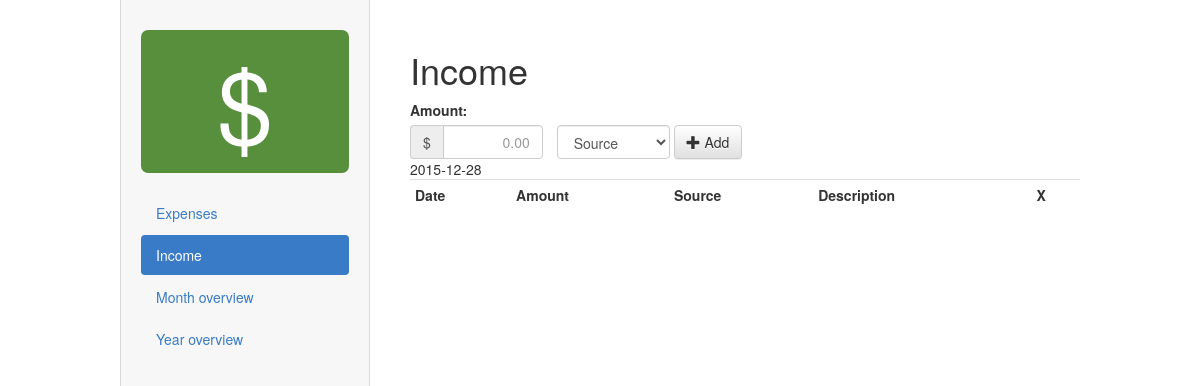
Page /income/ on the earlier database version.
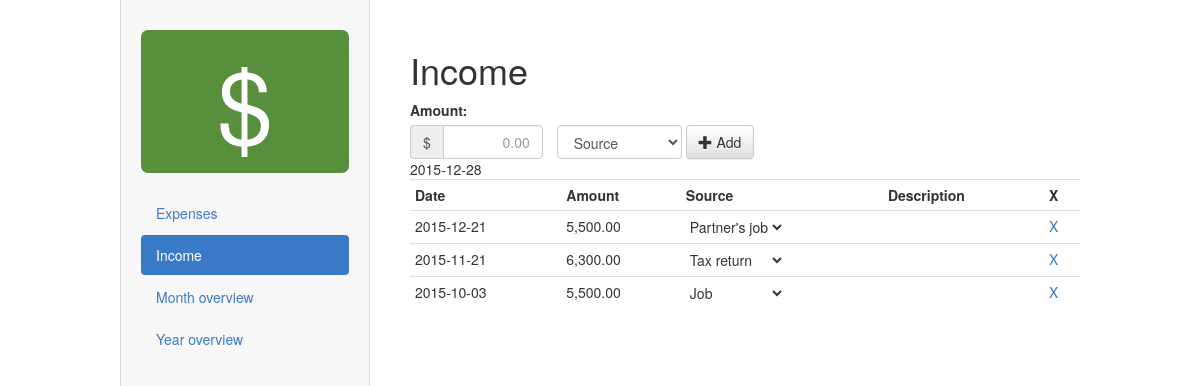
Same page on the later database version.
### models.py (models this page shows)
class IncomeItem(Base):
  __tablename__ = 'income'
  id = Column(Integer, primary_key = True)
  date = Column(String(10), nullable = False)
  amount = Column(Integer, nullable = False)
  source_id = Column(Integer, ForeignKey('income_sources.id'))
  source = relationship(IncomeSource)
  description = Column(String(50))

class IncomeSource(Base):
  __tablename__ = 'income_sources'
  id = Column(Integer, primary_key = True)
  name = Column(String(30), nullable = False)

### views.py (the view)
@app.route('/income/', methods = ['GET','POST'])
def Income():
  start_date = n_months_ago(2).strftime("%Y-%m-%d")
  current_date = datetime.now().strftime("%Y-%m-%d")
  if request.method == 'POST':
    if request.form['command'] == 'delete':
      deleted_id = request.form['id']
      deletedItem = session.query(IncomeItem).filter_by(id=deleted_id).one()
      session.delete(deletedItem)
      session.commit()
      print "Deleted row " + deleted_id
      allIncomeRows = getAllIncomeRows(start_date, current_date)
      allSourceRows = session.query(IncomeSource).all()
      return render_template('income_table.html',
                             allIncomeRows = allIncomeRows,
                             allSourceRows = allSourceRows)
    elif request.form['command'] == 'insert':
      input_date = request.form['date']
      input_amount = request.form['amount']
      input_source = request.form['source']
      input_description = request.form['description']
      incomeItem = IncomeItem(date = input_date,
                              amount = input_amount,
                              source_id = input_source,
                              description = input_description)
      session.add(incomeItem)
      session.commit()
      print "Inserted row %s | %s | %s | %s" % (input_date,
                                                input_amount,
                                                input_source,
                                                input_description)
      allIncomeRows = getAllIncomeRows(start_date, current_date)
      allSourceRows = session.query(IncomeSource).all()
      return render_template('income_table.html',
                              allIncomeRows = allIncomeRows,
                              allSourceRows = allSourceRows)
    elif request.form['command'] == 'update':
      input_id = request.form['id']
      input_field = request.form['field']
      input_value = request.form['value']
      row = session.query(IncomeItem).filter_by(id=input_id).one()
      if input_field == 'date':
        row.date = input_value
      elif input_field == 'amount':
        row.amount = input_value
      elif input_field == 'source':
        row.source_id = input_value
      elif input_field == 'description':
        row.description = input_value
      session.commit()
      print "Updated row %s" % str(input_id)
      allIncomeRows = getAllIncomeRows(start_date, current_date)
      allSourceRows = session.query(IncomeSource).all()
      return render_template('income_table.html',
                              allIncomeRows = allIncomeRows,
                              allSourceRows = allSourceRows)
  else: # normal GET request
    allIncomeRows = getAllIncomeRows(start_date, current_date)
    allSourceRows = session.query(IncomeSource).all()
    return render_template('income.html',
                           allIncomeRows = allIncomeRows,
                           allSourceRows = allSourceRows)

### views.py (called while the page is built)
def n_months_ago(n):
  now = datetime.now()
  return now + relativedelta(months = -n, day = 1)

def getAllIncomeRows(start_date, end_date):
  return session.query(IncomeItem).join("source").filter(IncomeItem.date.between(start_date, end_date)).order_by(IncomeItem.date.desc(),IncomeItem.id.desc()).all()

@app.context_processor
def utility_processor():
  def format_money(amount):
    result = format(float(amount)/100, ',.2f')
    if amount < 0:
      result = result.replace('-', u'\u2212')
    return result
  return dict(format_money=format_money)

### templates/income.html (shortened to what this page needs)
{% extends "index.html" %}
{% block content %}
  <div class="page-wrapper">
  <nav class="sidebar">
    <span class="app-logo-income">$</span>
    <ul class="nav nav-pills nav-stacked">
      <li><a href="{{ url_for('Expenses') }}">Expenses</a></li>
      <li class="active"><a href="{{ url_for('Income') }}">Income</a></li>
      <li><a href="{{ url_for('OverviewMonth') }}">Month overview</a></li>
      <li><a href="{{ url_for('OverviewYear') }}">Year overview</a></li>
    </ul>
  </nav>
  <article class="main">
    <h1 class="page-heading">Income</h1>
    <div class="input-form-container">
      <form class="form-inline" id="input-form" method="post" action="">
        <label for="input-box">Amount:</label><br>
        <div class="input-group">
          <div class="input-group-addon">$</div>
          <input type="text" class="form-control" id="input-box" name="input" autofocus="true" maxlength="8" placeholder="0.00">
        </div>
        <select id="source-select-preview" class="form-control">
          <option selected disabled>Source</option>
        </select>
        <button id="input-submit" class="btn btn-default" type="submit"><span class="glyphicon glyphicon-plus" aria-hidden="true"></span> Add</button>
      </form>
    </div>
    <div id="preview-box">
      <span id="date-preview"></span>
    </div>
    <div class="table-container">
      {% include "income_table.html" %}
    </div>
  </article>
</div>
{% endblock %}

### templates/index.html (shortened to what this page needs)
<!DOCTYPE html>
<html lang="en">
<head>
  <link rel="stylesheet" type="text/css" href="{{ url_for('static',
    filename='css/bootstrap.min.css') }}">
  <link rel="stylesheet" type="text/css" href="{{ url_for('static',
    filename='css/bootstrap-theme.min.css') }}">
  <link rel="stylesheet" type="text/css" href="{{ url_for('static',
    filename='css/style.css') }}">
</head>
<body>
{% block content %}{% endblock %}
</body>
</html>

### templates/income_table.html (shortened to what this page needs)
      <table class="table table-condensed">
        <tr>
          <th class="date">Date</th>
          <th class="amount">Amount</th>
          <th class="category">Source</th>
          <th class="description">Description</th>
          <th>X</th>
        </tr>
      {% for row in allIncomeRows %}
        <tr>
          <td class="row date">{{row.date}}</td>
          <td class="row amount">{{format_money(row.amount)}}</td>
          <td class="row source">
            <select class="source-select">
              <option selected>{{row.source.name}}</option>
            </select>
          </td>
          <td class="row description">{{row.description if row.description != None}}</td>
          <td class="row delete"><a class="delete-link" name="{{ row.id }}">X</a></td>
        </tr>
      {% endfor %}
      </table>

### static/css/style.css (style rules this page uses)
#input-box { width: 100px; display: inline-block; margin-right: 10px; text-align: right; }
table select { border: none; background: none; }
.page-wrapper { width: 960px; margin: 0 auto; }
.sidebar { width: 250px; position: fixed; top: 0; bottom: 0; padding: 30px 20px 0 20px; background: #f7f7f7; border-right: 1px solid #d9d9d9; border-left: 1px solid #d9d9d9; }
.sidebar li.active a { background-color: #397bc6; color: white; }
[class*='app-logo-'] { display: block; margin-bottom: 20px; font-size: 100px; font-weight: 100; text-align: center; color: white; border-radius: 7px; -webkit-border-radius: 7px; -moz-border-radius: 7px; }
.app-logo-income { background: #588f3d; }
.nav li a { color: #397bc6; }
.main { margin: 0 0 0 270px; padding-top: 30px; padding-left: 20px; }

Differences in the rows shown:
added IncomeItem: date "2015-12-21", amount "5,500.00", name "Partner's job"
added IncomeItem: date "2015-11-21", amount "6,300.00", name "Tax return"
added IncomeItem: date "2015-10-03", amount "5,500.00", name "Job"
